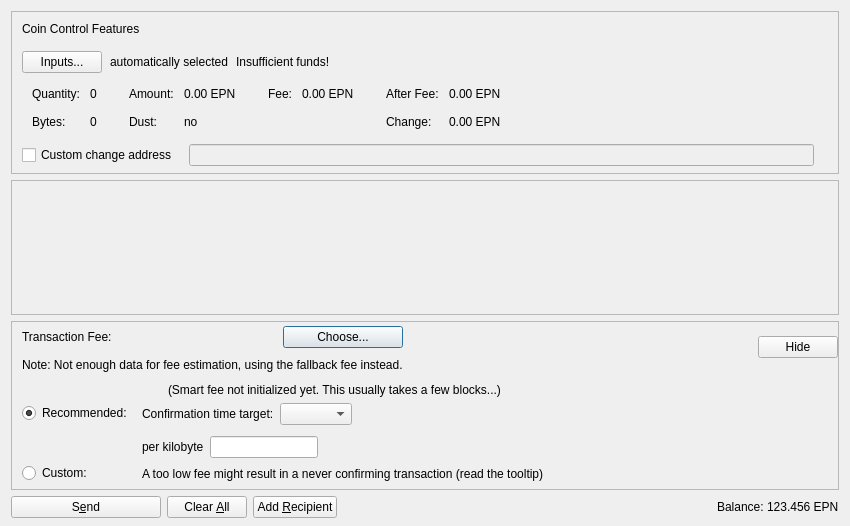
<?xml version="1.0" encoding="UTF-8"?>
<ui version="4.0">
 <class>SendCoinsDialog</class>
 <widget class="QDialog" name="SendCoinsDialog">
  <property name="geometry">
   <rect>
    <x>0</x>
    <y>0</y>
    <width>850</width>
    <height>526</height>
   </rect>
  </property>
  <property name="windowTitle">
   <string>Send Coins</string>
  </property>
  <layout class="QVBoxLayout" name="verticalLayout" stretch="0,1,0,0">
   <property name="bottomMargin">
    <number>8</number>
   </property>
   <item>
    <widget class="QFrame" name="frameCoinControl">
     <property name="sizePolicy">
      <sizepolicy hsizetype="Expanding" vsizetype="Expanding">
       <horstretch>0</horstretch>
       <verstretch>0</verstretch>
      </sizepolicy>
     </property>
     <property name="maximumSize">
      <size>
       <width>16777215</width>
       <height>16777215</height>
      </size>
     </property>
     <property name="frameShape">
      <enum>QFrame::StyledPanel</enum>
     </property>
     <property name="frameShadow">
      <enum>QFrame::Sunken</enum>
     </property>
     <layout class="QVBoxLayout" name="verticalLayoutCoinControl2">
      <property name="spacing">
       <number>0</number>
      </property>
      <property name="leftMargin">
       <number>0</number>
      </property>
      <property name="topMargin">
       <number>0</number>
      </property>
      <property name="rightMargin">
       <number>0</number>
      </property>
      <property name="bottomMargin">
       <number>6</number>
      </property>
      <item>
       <layout class="QVBoxLayout" name="verticalLayoutCoinControl" stretch="0,0,0,0,1">
        <property name="spacing">
         <number>0</number>
        </property>
        <property name="leftMargin">
         <number>10</number>
        </property>
        <property name="topMargin">
         <number>10</number>
        </property>
        <item>
         <layout class="QHBoxLayout" name="horizontalLayoutCoinControl1">
          <property name="bottomMargin">
           <number>15</number>
          </property>
          <item>
           <widget class="QLabel" name="labelCoinControlFeatures">
            <property name="sizePolicy">
             <sizepolicy hsizetype="Preferred" vsizetype="Maximum">
              <horstretch>0</horstretch>
              <verstretch>0</verstretch>
             </sizepolicy>
            </property>
            <property name="text">
             <string>Coin Control Features</string>
            </property>
           </widget>
          </item>
         </layout>
        </item>
        <item>
         <layout class="QHBoxLayout" name="horizontalLayoutCoinControl2" stretch="0,0,0,0">
          <property name="spacing">
           <number>8</number>
          </property>
          <property name="bottomMargin">
           <number>10</number>
          </property>
          <item>
           <widget class="QPushButton" name="pushButtonCoinControl">
            <property name="styleSheet">
             <string notr="true"/>
            </property>
            <property name="text">
             <string>Inputs...</string>
            </property>
            <property name="autoDefault">
             <bool>false</bool>
            </property>
           </widget>
          </item>
          <item>
           <widget class="QLabel" name="labelCoinControlAutomaticallySelected">
            <property name="text">
             <string>automatically selected</string>
            </property>
            <property name="margin">
             <number>5</number>
            </property>
           </widget>
          </item>
          <item>
           <widget class="QLabel" name="labelCoinControlInsuffFunds">
            <property name="text">
             <string>Insufficient funds!</string>
            </property>
            <property name="margin">
             <number>5</number>
            </property>
           </widget>
          </item>
          <item>
           <spacer name="horizontalSpacerCoinControl">
            <property name="orientation">
             <enum>Qt::Horizontal</enum>
            </property>
            <property name="sizeHint" stdset="0">
             <size>
              <width>40</width>
              <height>1</height>
             </size>
            </property>
           </spacer>
          </item>
         </layout>
        </item>
        <item>
         <widget class="QWidget" name="widgetCoinControl" native="true">
          <property name="sizePolicy">
           <sizepolicy hsizetype="Preferred" vsizetype="Preferred">
            <horstretch>0</horstretch>
            <verstretch>0</verstretch>
           </sizepolicy>
          </property>
          <property name="minimumSize">
           <size>
            <width>0</width>
            <height>0</height>
           </size>
          </property>
          <property name="styleSheet">
           <string notr="true"/>
          </property>
          <layout class="QHBoxLayout" name="horizontalLayoutCoinControl5">
           <property name="leftMargin">
            <number>0</number>
           </property>
           <property name="topMargin">
            <number>0</number>
           </property>
           <property name="rightMargin">
            <number>0</number>
           </property>
           <property name="bottomMargin">
            <number>0</number>
           </property>
           <item>
            <layout class="QHBoxLayout" name="horizontalLayoutCoinControl3" stretch="0,0,0,1">
             <property name="spacing">
              <number>20</number>
             </property>
             <property name="topMargin">
              <number>0</number>
             </property>
             <property name="bottomMargin">
              <number>10</number>
             </property>
             <item>
              <layout class="QFormLayout" name="formLayoutCoinControl1">
               <property name="horizontalSpacing">
                <number>10</number>
               </property>
               <property name="verticalSpacing">
                <number>14</number>
               </property>
               <property name="leftMargin">
                <number>10</number>
               </property>
               <property name="topMargin">
                <number>4</number>
               </property>
               <property name="rightMargin">
                <number>6</number>
               </property>
               <item row="0" column="0">
                <widget class="QLabel" name="labelCoinControlQuantityText">
                 <property name="text">
                  <string>Quantity:</string>
                 </property>
                 <property name="margin">
                  <number>0</number>
                 </property>
                </widget>
               </item>
               <item row="0" column="1">
                <widget class="QLabel" name="labelCoinControlQuantity">
                 <property name="cursor">
                  <cursorShape>IBeamCursor</cursorShape>
                 </property>
                 <property name="contextMenuPolicy">
                  <enum>Qt::ActionsContextMenu</enum>
                 </property>
                 <property name="text">
                  <string notr="true">0</string>
                 </property>
                 <property name="margin">
                  <number>0</number>
                 </property>
                 <property name="textInteractionFlags">
                  <set>Qt::LinksAccessibleByMouse|Qt::TextSelectableByKeyboard|Qt::TextSelectableByMouse</set>
                 </property>
                </widget>
               </item>
               <item row="1" column="0">
                <widget class="QLabel" name="labelCoinControlBytesText">
                 <property name="text">
                  <string>Bytes:</string>
                 </property>
                </widget>
               </item>
               <item row="1" column="1">
                <widget class="QLabel" name="labelCoinControlBytes">
                 <property name="cursor">
                  <cursorShape>IBeamCursor</cursorShape>
                 </property>
                 <property name="contextMenuPolicy">
                  <enum>Qt::ActionsContextMenu</enum>
                 </property>
                 <property name="text">
                  <string notr="true">0</string>
                 </property>
                 <property name="textInteractionFlags">
                  <set>Qt::LinksAccessibleByMouse|Qt::TextSelectableByKeyboard|Qt::TextSelectableByMouse</set>
                 </property>
                </widget>
               </item>
              </layout>
             </item>
             <item>
              <layout class="QFormLayout" name="formLayoutCoinControl2">
               <property name="horizontalSpacing">
                <number>10</number>
               </property>
               <property name="verticalSpacing">
                <number>14</number>
               </property>
               <property name="leftMargin">
                <number>6</number>
               </property>
               <property name="topMargin">
                <number>4</number>
               </property>
               <property name="rightMargin">
                <number>6</number>
               </property>
               <item row="0" column="0">
                <widget class="QLabel" name="labelCoinControlAmountText">
                 <property name="text">
                  <string>Amount:</string>
                 </property>
                 <property name="margin">
                  <number>0</number>
                 </property>
                </widget>
               </item>
               <item row="0" column="1">
                <widget class="QLabel" name="labelCoinControlAmount">
                 <property name="cursor">
                  <cursorShape>IBeamCursor</cursorShape>
                 </property>
                 <property name="contextMenuPolicy">
                  <enum>Qt::ActionsContextMenu</enum>
                 </property>
                 <property name="text">
                  <string notr="true">0.00 EPN</string>
                 </property>
                 <property name="textInteractionFlags">
                  <set>Qt::LinksAccessibleByMouse|Qt::TextSelectableByKeyboard|Qt::TextSelectableByMouse</set>
                 </property>
                </widget>
               </item>
               <item row="1" column="0">
                <widget class="QLabel" name="labelCoinControlLowOutputText">
                 <property name="text">
                  <string>Dust:</string>
                 </property>
                </widget>
               </item>
               <item row="1" column="1">
                <widget class="QLabel" name="labelCoinControlLowOutput">
                 <property name="cursor">
                  <cursorShape>IBeamCursor</cursorShape>
                 </property>
                 <property name="contextMenuPolicy">
                  <enum>Qt::ActionsContextMenu</enum>
                 </property>
                 <property name="text">
                  <string notr="true">no</string>
                 </property>
                 <property name="textInteractionFlags">
                  <set>Qt::LinksAccessibleByMouse|Qt::TextSelectableByKeyboard|Qt::TextSelectableByMouse</set>
                 </property>
                </widget>
               </item>
              </layout>
             </item>
             <item>
              <layout class="QFormLayout" name="formLayoutCoinControl3">
               <property name="horizontalSpacing">
                <number>10</number>
               </property>
               <property name="verticalSpacing">
                <number>14</number>
               </property>
               <property name="leftMargin">
                <number>6</number>
               </property>
               <property name="topMargin">
                <number>4</number>
               </property>
               <property name="rightMargin">
                <number>6</number>
               </property>
               <item row="0" column="0">
                <widget class="QLabel" name="labelCoinControlFeeText">
                 <property name="text">
                  <string>Fee:</string>
                 </property>
                 <property name="margin">
                  <number>0</number>
                 </property>
                </widget>
               </item>
               <item row="0" column="1">
                <widget class="QLabel" name="labelCoinControlFee">
                 <property name="cursor">
                  <cursorShape>IBeamCursor</cursorShape>
                 </property>
                 <property name="contextMenuPolicy">
                  <enum>Qt::ActionsContextMenu</enum>
                 </property>
                 <property name="text">
                  <string notr="true">0.00 EPN</string>
                 </property>
                 <property name="textInteractionFlags">
                  <set>Qt::LinksAccessibleByMouse|Qt::TextSelectableByKeyboard|Qt::TextSelectableByMouse</set>
                 </property>
                </widget>
               </item>
              </layout>
             </item>
             <item>
              <layout class="QFormLayout" name="formLayoutCoinControl4">
               <property name="horizontalSpacing">
                <number>10</number>
               </property>
               <property name="verticalSpacing">
                <number>14</number>
               </property>
               <property name="leftMargin">
                <number>6</number>
               </property>
               <property name="topMargin">
                <number>4</number>
               </property>
               <property name="rightMargin">
                <number>6</number>
               </property>
               <item row="0" column="0">
                <widget class="QLabel" name="labelCoinControlAfterFeeText">
                 <property name="text">
                  <string>After Fee:</string>
                 </property>
                 <property name="margin">
                  <number>0</number>
                 </property>
                </widget>
               </item>
               <item row="0" column="1">
                <widget class="QLabel" name="labelCoinControlAfterFee">
                 <property name="cursor">
                  <cursorShape>IBeamCursor</cursorShape>
                 </property>
                 <property name="contextMenuPolicy">
                  <enum>Qt::ActionsContextMenu</enum>
                 </property>
                 <property name="text">
                  <string notr="true">0.00 EPN</string>
                 </property>
                 <property name="textInteractionFlags">
                  <set>Qt::LinksAccessibleByMouse|Qt::TextSelectableByKeyboard|Qt::TextSelectableByMouse</set>
                 </property>
                </widget>
               </item>
               <item row="1" column="0">
                <widget class="QLabel" name="labelCoinControlChangeText">
                 <property name="text">
                  <string>Change:</string>
                 </property>
                </widget>
               </item>
               <item row="1" column="1">
                <widget class="QLabel" name="labelCoinControlChange">
                 <property name="cursor">
                  <cursorShape>IBeamCursor</cursorShape>
                 </property>
                 <property name="contextMenuPolicy">
                  <enum>Qt::ActionsContextMenu</enum>
                 </property>
                 <property name="text">
                  <string notr="true">0.00 EPN</string>
                 </property>
                 <property name="textInteractionFlags">
                  <set>Qt::LinksAccessibleByMouse|Qt::TextSelectableByKeyboard|Qt::TextSelectableByMouse</set>
                 </property>
                </widget>
               </item>
              </layout>
             </item>
            </layout>
           </item>
          </layout>
         </widget>
        </item>
        <item>
         <layout class="QHBoxLayout" name="horizontalLayoutCoinControl4" stretch="0,0,0">
          <property name="spacing">
           <number>12</number>
          </property>
          <property name="sizeConstraint">
           <enum>QLayout::SetDefaultConstraint</enum>
          </property>
          <property name="topMargin">
           <number>5</number>
          </property>
          <property name="rightMargin">
           <number>5</number>
          </property>
          <item>
           <widget class="QCheckBox" name="checkBoxCoinControlChange">
            <property name="toolTip">
             <string>If this is activated, but the change address is empty or invalid, change will be sent to a newly generated address.</string>
            </property>
            <property name="text">
             <string>Custom change address</string>
            </property>
           </widget>
          </item>
          <item>
           <widget class="QValidatedLineEdit" name="lineEditCoinControlChange">
            <property name="enabled">
             <bool>false</bool>
            </property>
            <property name="sizePolicy">
             <sizepolicy hsizetype="Expanding" vsizetype="Fixed">
              <horstretch>0</horstretch>
              <verstretch>0</verstretch>
             </sizepolicy>
            </property>
           </widget>
          </item>
          <item>
           <widget class="QLabel" name="labelCoinControlChangeLabel">
            <property name="sizePolicy">
             <sizepolicy hsizetype="Preferred" vsizetype="Expanding">
              <horstretch>0</horstretch>
              <verstretch>0</verstretch>
             </sizepolicy>
            </property>
            <property name="minimumSize">
             <size>
              <width>0</width>
              <height>0</height>
             </size>
            </property>
            <property name="text">
             <string/>
            </property>
            <property name="margin">
             <number>3</number>
            </property>
           </widget>
          </item>
         </layout>
        </item>
        <item>
         <spacer name="verticalSpacerCoinControl">
          <property name="orientation">
           <enum>Qt::Vertical</enum>
          </property>
          <property name="sizeHint" stdset="0">
           <size>
            <width>800</width>
            <height>1</height>
           </size>
          </property>
         </spacer>
        </item>
       </layout>
      </item>
     </layout>
    </widget>
   </item>
   <item>
    <widget class="QScrollArea" name="scrollArea">
     <property name="widgetResizable">
      <bool>true</bool>
     </property>
     <widget class="QWidget" name="scrollAreaWidgetContents">
      <property name="geometry">
       <rect>
        <x>0</x>
        <y>0</y>
        <width>830</width>
        <height>104</height>
       </rect>
      </property>
      <layout class="QVBoxLayout" name="verticalLayout_2" stretch="0,1">
       <property name="leftMargin">
        <number>0</number>
       </property>
       <property name="topMargin">
        <number>0</number>
       </property>
       <property name="rightMargin">
        <number>0</number>
       </property>
       <property name="bottomMargin">
        <number>0</number>
       </property>
       <item>
        <layout class="QVBoxLayout" name="entries">
         <property name="spacing">
          <number>6</number>
         </property>
        </layout>
       </item>
       <item>
        <spacer name="verticalSpacer">
         <property name="orientation">
          <enum>Qt::Vertical</enum>
         </property>
         <property name="sizeHint" stdset="0">
          <size>
           <width>20</width>
           <height>40</height>
          </size>
         </property>
        </spacer>
       </item>
      </layout>
     </widget>
    </widget>
   </item>
   <item>
    <widget class="QFrame" name="frameFee">
     <property name="sizePolicy">
      <sizepolicy hsizetype="Expanding" vsizetype="Expanding">
       <horstretch>0</horstretch>
       <verstretch>0</verstretch>
      </sizepolicy>
     </property>
     <property name="maximumSize">
      <size>
       <width>16777215</width>
       <height>16777215</height>
      </size>
     </property>
     <property name="frameShape">
      <enum>QFrame::StyledPanel</enum>
     </property>
     <property name="frameShadow">
      <enum>QFrame::Sunken</enum>
     </property>
     <layout class="QVBoxLayout" name="verticalLayoutFee1">
      <property name="spacing">
       <number>0</number>
      </property>
      <property name="leftMargin">
       <number>0</number>
      </property>
      <property name="topMargin">
       <number>0</number>
      </property>
      <property name="rightMargin">
       <number>0</number>
      </property>
      <property name="bottomMargin">
       <number>0</number>
      </property>
      <item>
       <layout class="QVBoxLayout" name="verticalLayoutFee2" stretch="0,0,0">
        <property name="spacing">
         <number>0</number>
        </property>
        <property name="leftMargin">
         <number>10</number>
        </property>
        <property name="topMargin">
         <number>0</number>
        </property>
        <item>
         <layout class="QHBoxLayout" name="horizontalLayoutFee1">
          <property name="bottomMargin">
           <number>0</number>
          </property>
          <item>
           <layout class="QVBoxLayout" name="verticalLayoutFee7">
            <property name="spacing">
             <number>0</number>
            </property>
            <item>
             <spacer name="verticalSpacerSmartFee">
              <property name="orientation">
               <enum>Qt::Vertical</enum>
              </property>
              <property name="sizeType">
               <enum>QSizePolicy::Fixed</enum>
              </property>
              <property name="sizeHint" stdset="0">
               <size>
                <width>1</width>
                <height>4</height>
               </size>
              </property>
             </spacer>
            </item>
            <item>
             <layout class="QHBoxLayout" name="horizontalLayoutSmartFee">
              <property name="spacing">
               <number>10</number>
              </property>
              <item>
               <widget class="QLabel" name="labelFeeHeadline">
                <property name="sizePolicy">
                 <sizepolicy hsizetype="Preferred" vsizetype="Maximum">
                  <horstretch>0</horstretch>
                  <verstretch>0</verstretch>
                 </sizepolicy>
                </property>
                <property name="text">
                 <string>Transaction Fee:</string>
                </property>
               </widget>
              </item>
              <item>
               <widget class="QLabel" name="labelFeeMinimized">
                <property name="text">
                 <string/>
                </property>
               </widget>
              </item>
              <item>
               <widget class="QPushButton" name="buttonChooseFee">
                <property name="text">
                 <string>Choose...</string>
                </property>
               </widget>
              </item>
             </layout>
            </item>
            <item>
             <spacer name="verticalSpacer_7">
              <property name="orientation">
               <enum>Qt::Vertical</enum>
              </property>
              <property name="sizeHint" stdset="0">
               <size>
                <width>1</width>
                <height>10</height>
               </size>
              </property>
             </spacer>
            </item>
            <item>
             <widget class="QLabel" name="fallbackFeeWarningLabel">
              <property name="toolTip">
               <string>Using the fallbackfee can result in sending a transaction that will take several hours or days (or never) to confirm. Consider choosing your fee manually or wait until you have validated the complete chain.</string>
              </property>
              <property name="text">
               <string>Note: Not enough data for fee estimation, using the fallback fee instead.</string>
              </property>
              <property name="wordWrap">
               <bool>false</bool>
              </property>
             </widget>
            </item>
            <item>
             <spacer name="verticalSpacer_5">
              <property name="orientation">
               <enum>Qt::Vertical</enum>
              </property>
              <property name="sizeHint" stdset="0">
               <size>
                <width>1</width>
                <height>1</height>
               </size>
              </property>
             </spacer>
            </item>
           </layout>
          </item>
          <item>
           <spacer name="horizontalSpacer_4">
            <property name="orientation">
             <enum>Qt::Horizontal</enum>
            </property>
            <property name="sizeHint" stdset="0">
             <size>
              <width>1</width>
              <height>1</height>
             </size>
            </property>
           </spacer>
          </item>
          <item>
           <widget class="QPushButton" name="buttonMinimizeFee">
            <property name="toolTip">
             <string>Hide transaction fee settings</string>
            </property>
            <property name="text">
             <string>Hide</string>
            </property>
           </widget>
          </item>
         </layout>
        </item>
        <item>
         <widget class="QFrame" name="frameFeeSelection">
          <layout class="QVBoxLayout" name="verticalLayoutFee12">
           <property name="spacing">
            <number>0</number>
           </property>
           <property name="leftMargin">
            <number>0</number>
           </property>
           <property name="topMargin">
            <number>0</number>
           </property>
           <property name="rightMargin">
            <number>0</number>
           </property>
           <property name="bottomMargin">
            <number>0</number>
           </property>
           <item>
            <layout class="QGridLayout" name="gridLayoutFee">
             <property name="topMargin">
              <number>10</number>
             </property>
             <property name="bottomMargin">
              <number>4</number>
             </property>
             <property name="horizontalSpacing">
              <number>10</number>
             </property>
             <property name="verticalSpacing">
              <number>4</number>
             </property>
             <item row="1" column="1">
              <layout class="QVBoxLayout" name="verticalLayoutFee8">
               <property name="spacing">
                <number>6</number>
               </property>
               <property name="topMargin">
                <number>3</number>
               </property>
               <item>
                <layout class="QHBoxLayout" name="horizontalLayoutFee13" stretch="0,0,1">
                 <item>
                  <widget class="QLabel" name="labelCustomPerKilobyte">
                   <property name="toolTip">
                    <string>If the custom fee is set to 1000 elPato and the transaction is only 250 bytes, then &quot;per kilobyte&quot; only pays 250 elPato in fee,&lt;br /&gt;while &quot;at least&quot; pays 1000 elPato. For transactions bigger than a kilobyte both pay by kilobyte.</string>
                   </property>
                   <property name="text">
                    <string>per kilobyte</string>
                   </property>
                  </widget>
                 </item>
                 <item>
                  <widget class="BitcoinAmountField" name="customFee"/>
                 </item>
                 <item>
                  <spacer name="horizontalSpacer_6">
                   <property name="orientation">
                    <enum>Qt::Horizontal</enum>
                   </property>
                   <property name="sizeHint" stdset="0">
                    <size>
                     <width>1</width>
                     <height>1</height>
                    </size>
                   </property>
                  </spacer>
                 </item>
                </layout>
               </item>
               <item>
                <layout class="QHBoxLayout" name="horizontalLayoutFee8">
                 <item>
                  <widget class="QLabel" name="labelCustomFeeWarning">
                   <property name="enabled">
                    <bool>true</bool>
                   </property>
                   <property name="toolTip">
                    <string>When there is less transaction volume than space in the blocks, miners as well as relaying nodes may enforce a minimum fee. Paying only this minimum fee is just fine, but be aware that this can result in a never confirming transaction once there is more demand for etispatnet transactions than the network can process.</string>
                   </property>
                   <property name="text">
                    <string>A too low fee might result in a never confirming transaction (read the tooltip)</string>
                   </property>
                  </widget>
                 </item>
                 <item>
                  <spacer name="horizontalSpacer_2">
                   <property name="orientation">
                    <enum>Qt::Horizontal</enum>
                   </property>
                   <property name="sizeHint" stdset="0">
                    <size>
                     <width>1</width>
                     <height>1</height>
                    </size>
                   </property>
                  </spacer>
                 </item>
                </layout>
               </item>
              </layout>
             </item>
             <item row="0" column="0">
              <layout class="QVBoxLayout" name="verticalLayoutFee4" stretch="0,1">
               <property name="topMargin">
                <number>20</number>
               </property>
               <property name="bottomMargin">
                <number>3</number>
               </property>
               <item>
                <widget class="QRadioButton" name="radioSmartFee">
                 <property name="text">
                  <string>Recommended:</string>
                 </property>
                 <property name="checked">
                  <bool>true</bool>
                 </property>
                 <attribute name="buttonGroup">
                  <string notr="true">groupFee</string>
                 </attribute>
                </widget>
               </item>
               <item>
                <spacer name="verticalSpacer_2">
                 <property name="orientation">
                  <enum>Qt::Vertical</enum>
                 </property>
                 <property name="sizeHint" stdset="0">
                  <size>
                   <width>1</width>
                   <height>1</height>
                  </size>
                 </property>
                </spacer>
               </item>
              </layout>
             </item>
             <item row="1" column="0">
              <layout class="QVBoxLayout" name="verticalLayoutFee9" stretch="0,1">
               <property name="topMargin">
                <number>30</number>
               </property>
               <item>
                <widget class="QRadioButton" name="radioCustomFee">
                 <property name="text">
                  <string>Custom:</string>
                 </property>
                 <attribute name="buttonGroup">
                  <string notr="true">groupFee</string>
                 </attribute>
                </widget>
               </item>
               <item>
                <spacer name="verticalSpacer_6">
                 <property name="orientation">
                  <enum>Qt::Vertical</enum>
                 </property>
                 <property name="sizeHint" stdset="0">
                  <size>
                   <width>1</width>
                   <height>1</height>
                  </size>
                 </property>
                </spacer>
               </item>
              </layout>
             </item>
             <item row="0" column="1">
              <layout class="QVBoxLayout" name="verticalLayoutFee3" stretch="0,0,1">
               <property name="spacing">
                <number>6</number>
               </property>
               <property name="topMargin">
                <number>0</number>
               </property>
               <property name="bottomMargin">
                <number>3</number>
               </property>
               <item>
                <layout class="QHBoxLayout" name="horizontalLayoutFee12">
                 <item>
                  <widget class="QLabel" name="labelSmartFee">
                   <property name="text">
                    <string/>
                   </property>
                  </widget>
                 </item>
                 <item>
                  <widget class="QLabel" name="labelFeeEstimation">
                   <property name="text">
                    <string/>
                   </property>
                  </widget>
                 </item>
                 <item>
                  <widget class="QLabel" name="labelSmartFee2">
                   <property name="text">
                    <string>(Smart fee not initialized yet. This usually takes a few blocks...)</string>
                   </property>
                  </widget>
                 </item>
                 <item>
                  <spacer name="horizontalSpacer_5">
                   <property name="orientation">
                    <enum>Qt::Horizontal</enum>
                   </property>
                   <property name="sizeHint" stdset="0">
                    <size>
                     <width>1</width>
                     <height>1</height>
                    </size>
                   </property>
                  </spacer>
                 </item>
                </layout>
               </item>
               <item>
                <layout class="QHBoxLayout" name="horizontalLayoutFee9">
                 <item>
                  <layout class="QVBoxLayout" name="verticalLayoutFee6">
                   <item>
                    <widget class="QLabel" name="labelSmartFee3">
                     <property name="text">
                      <string>Confirmation time target:</string>
                     </property>
                    </widget>
                   </item>
                  </layout>
                 </item>
                 <item>
                  <layout class="QVBoxLayout" name="verticalLayoutFee5">
                   <property name="rightMargin">
                    <number>30</number>
                   </property>
                   <item>
                    <layout class="QHBoxLayout" name="horizontalLayoutConfTarget">
                     <property name="bottomMargin">
                      <number>0</number>
                     </property>
                     <item>
                      <widget class="QComboBox" name="confTargetSelector"/>
                     </item>
                     <item>
                      <spacer name="horizontalSpacerConfTarget">
                       <property name="orientation">
                        <enum>Qt::Horizontal</enum>
                       </property>
                       <property name="sizeHint" stdset="0">
                        <size>
                         <width>40</width>
                         <height>20</height>
                        </size>
                       </property>
                      </spacer>
                     </item>
                    </layout>
                   </item>
                  </layout>
                 </item>
                </layout>
               </item>
               <item>
                <spacer name="verticalSpacer_4">
                 <property name="orientation">
                  <enum>Qt::Vertical</enum>
                 </property>
                 <property name="sizeHint" stdset="0">
                  <size>
                   <width>1</width>
                   <height>1</height>
                  </size>
                 </property>
                </spacer>
               </item>
              </layout>
             </item>
            </layout>
           </item>
          </layout>
         </widget>
        </item>
        <item>
         <spacer name="verticalSpacerFee">
          <property name="orientation">
           <enum>Qt::Vertical</enum>
          </property>
          <property name="sizeHint" stdset="0">
           <size>
            <width>800</width>
            <height>1</height>
           </size>
          </property>
         </spacer>
        </item>
       </layout>
      </item>
     </layout>
    </widget>
   </item>
   <item>
    <layout class="QHBoxLayout" name="horizontalLayout">
     <item>
      <widget class="QPushButton" name="sendButton">
       <property name="minimumSize">
        <size>
         <width>150</width>
         <height>0</height>
        </size>
       </property>
       <property name="toolTip">
        <string>Confirm the send action</string>
       </property>
       <property name="text">
        <string>S&amp;end</string>
       </property>
       <property name="autoDefault">
        <bool>false</bool>
       </property>
       <property name="default">
        <bool>false</bool>
       </property>
      </widget>
     </item>
     <item>
      <widget class="QPushButton" name="clearButton">
       <property name="sizePolicy">
        <sizepolicy hsizetype="Minimum" vsizetype="Fixed">
         <horstretch>0</horstretch>
         <verstretch>0</verstretch>
        </sizepolicy>
       </property>
       <property name="toolTip">
        <string>Clear all fields of the form.</string>
       </property>
       <property name="text">
        <string>Clear &amp;All</string>
       </property>
       <property name="autoDefault">
        <bool>false</bool>
       </property>
      </widget>
     </item>
     <item>
      <widget class="QPushButton" name="addButton">
       <property name="toolTip">
        <string>Send to multiple recipients at once</string>
       </property>
       <property name="text">
        <string>Add &amp;Recipient</string>
       </property>
       <property name="autoDefault">
        <bool>false</bool>
       </property>
      </widget>
     </item>
     <item>
      <spacer name="horizontalSpacer">
       <property name="orientation">
        <enum>Qt::Horizontal</enum>
       </property>
       <property name="sizeHint" stdset="0">
        <size>
         <width>40</width>
         <height>20</height>
        </size>
       </property>
      </spacer>
     </item>
     <item>
      <layout class="QHBoxLayout" name="horizontalLayout_2">
       <property name="spacing">
        <number>3</number>
       </property>
       <item>
        <widget class="QLabel" name="labelBalanceName">
         <property name="text">
          <string>Balance:</string>
         </property>
        </widget>
       </item>
       <item>
        <widget class="QLabel" name="labelBalance">
         <property name="sizePolicy">
          <sizepolicy hsizetype="Preferred" vsizetype="Preferred">
           <horstretch>0</horstretch>
           <verstretch>0</verstretch>
          </sizepolicy>
         </property>
         <property name="cursor">
          <cursorShape>IBeamCursor</cursorShape>
         </property>
         <property name="text">
          <string notr="true">123.456 EPN</string>
         </property>
         <property name="textInteractionFlags">
          <set>Qt::LinksAccessibleByMouse|Qt::TextSelectableByKeyboard|Qt::TextSelectableByMouse</set>
         </property>
        </widget>
       </item>
      </layout>
     </item>
    </layout>
   </item>
  </layout>
 </widget>
 <customwidgets>
  <customwidget>
   <class>QValidatedLineEdit</class>
   <extends>QLineEdit</extends>
   <header>qt/qvalidatedlineedit.h</header>
  </customwidget>
  <customwidget>
   <class>BitcoinAmountField</class>
   <extends>QLineEdit</extends>
   <header>qt/bitcoinamountfield.h</header>
   <container>1</container>
  </customwidget>
 </customwidgets>
 <resources>
  <include location="../etispatnet.qrc"/>
 </resources>
 <connections/>
 <buttongroups>
  <buttongroup name="groupFee"/>
 </buttongroups>
</ui>
